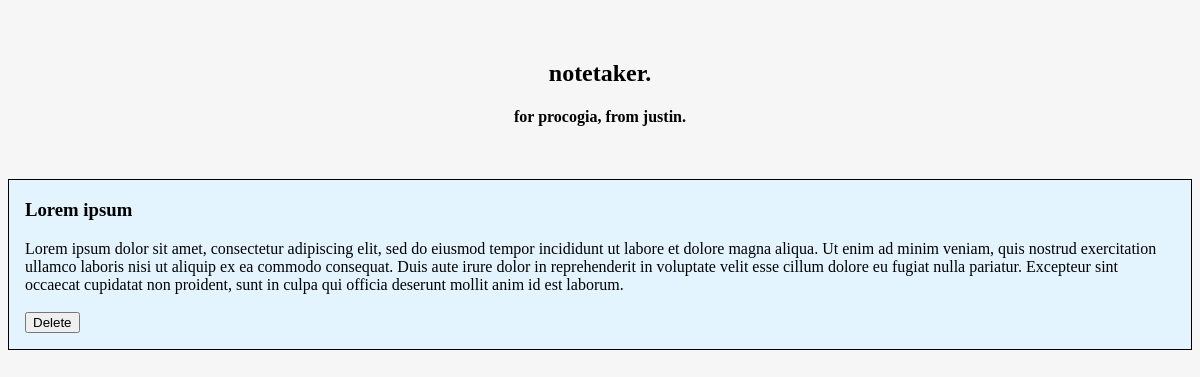
The app's page /note/29/ with its own data.
### notetaker/models.py (models this page shows, shortened)
class Note(models.Model):
    title = models.CharField(max_length=50)
    body = models.CharField(max_length=500)
    pub_date = models.DateTimeField('date published')

### notetaker/views.py (the view)
# urls.py: path('note/<int:pk>/', views.NoteView.as_view(), name='note_details'),
class NoteView(generic.DetailView):
    model = Note
    template_name = 'notetaker/note_detail.html'

### notetaker/templates/notetaker/note_detail.html (shortened to what this page needs)
{% load static %}
<html>
	<head>
        <link rel="stylesheet" type="text/css" href="{% static 'notetaker/style.css' %}">
	</head>
	<body>
		<header id="header">
			<nav id="main-navigation" class="main-nav">
				<div class="info-title-wrapper">
					<div class="site-title-wrapper">
                        <h1 class="page-title"><a href="/">notetaker.</a></h1>
                        <h4 class="page-title">for procogia, from justin.</h4>
					</div>
				</div>
			<div class="base">
                <div class="note-article">
                    <div class="note-title">
                        <h3>{{ note.title }}</a></h3>
                    </div>
                    <div class="note-body">
                        {{ note.body }}
                        <br /><br />
                        <form action="/deleteNote/{{ note.id }}/" method="post">{% csrf_token %}
                            <input type="submit" value="Delete"/>
                        </form>
                    </div>
                </div>
            </div>
		</header>
	</body>
</html>

### notetaker/static/notetaker/style.css (style rules this page uses)
body { background-color: #f6f6f6; }
.page-title { text-align: center; }
.base { display: table; width:100% }
a { text-decoration: none; color: black; }
.base { width: 100%; }
.info-title-wrapper { padding-top: 2rem; }
.note-article { border-style: solid; border-width: thin; margin-top: 2rem; background-color: #e3f4ff; padding: 0 1rem; }

### records on screen
Note: title "Lorem ipsum", body "Lorem ipsum dolor sit amet, consectetur adipiscing elit, sed do eiusmod tempor incididunt ut labore et dolore magna aliqua. Ut enim ad minim veniam, quis nostrud exercitation ullamco laboris nisi ut aliquip ex ea commodo consequat. Duis aute irure dolor in reprehenderit in voluptate velit esse cillum dolore eu fugiat nulla pariatur. Excepteur sint occaecat cupidatat non proident, sunt in culpa qui officia deserunt mollit anim id est laborum."
